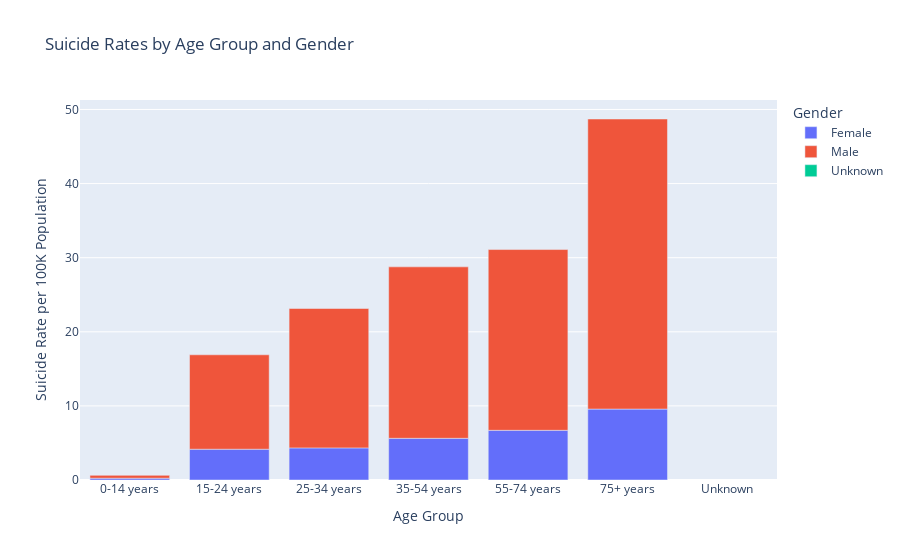

Write notebook code for a chart like this one.
### Code cell
grouped_data = df.groupby(['AgeGroup', 'Sex'])['DeathRatePer100K'].mean().unstack()

fig = px.bar(grouped_data, title='Suicide Rates by Age Group and Gender',
             labels={
                 'AgeGroup': 'Age Group',
                 'DeathRatePer100K': 'Suicide Rate per 100K Population',
                 'Sex': 'Gender',
                 'color_discrete_sequence': ['#3498db', '#e74c3c', '#f1c40f'],
                 'color_discrete_map': {
                     'male': '#3498db',
                     'female': '#e74c3c',
                     'unknown': '#f1c40f',
                 },
             },
             )

fig.update_layout(
    title='Suicide Rates by Age Group and Gender',
    xaxis_title='Age Group',
    yaxis_title='Suicide Rate per 100K Population',
    legend_title='Gender'
)

fig.show()

### Figure 1 — Plotly figure (JSON) as saved in the notebook; plotly's stock layout.template omitted (floating-point values rounded to 4 significant figures)
{"data": [{"alignmentgroup": "True", "hovertemplate": "Gender=Female<br>Age Group=%{x}<br>value=%{y}<extra></extra>", "legendgroup": "Female", "marker": {"color": "#636efa", "pattern": {"shape": ""}}, "name": "Female", "offsetgroup": "Female", "orientation": "v", "showlegend": true, "textposition": "auto", "type": "bar", "x": ["0-14 years", "15-24 years", "25-34 years", "35-54 years", "55-74 years", "75+ years", "Unknown"], "xaxis": "x", "y": [0.2427, 4.156, 4.334, 5.626, 6.704, 9.571, null], "yaxis": "y"}, {"alignmentgroup": "True", "hovertemplate": "Gender=Male<br>Age Group=%{x}<br>value=%{y}<extra></extra>", "legendgroup": "Male", "marker": {"color": "#EF553B", "pattern": {"shape": ""}}, "name": "Male", "offsetgroup": "Male", "orientation": "v", "showlegend": true, "textposition": "auto", "type": "bar", "x": ["0-14 years", "15-24 years", "25-34 years", "35-54 years", "55-74 years", "75+ years", "Unknown"], "xaxis": "x", "y": [0.3841, 12.74, 18.81, 23.14, 24.4, 39.14, null], "yaxis": "y"}, {"alignmentgroup": "True", "hovertemplate": "Gender=Unknown<br>Age Group=%{x}<br>value=%{y}<extra></extra>", "legendgroup": "Unknown", "marker": {"color": "#00cc96", "pattern": {"shape": ""}}, "name": "Unknown", "offsetgroup": "Unknown", "orientation": "v", "showlegend": true, "textposition": "auto", "type": "bar", "x": ["0-14 years", "15-24 years", "25-34 years", "35-54 years", "55-74 years", "75+ years", "Unknown"], "xaxis": "x", "y": [null, null, null, null, null, null, null], "yaxis": "y"}], "layout": {"barmode": "relative", "legend": {"title": {"text": "Gender"}, "tracegroupgap": 0}, "title": {"text": "Suicide Rates by Age Group and Gender"}, "xaxis": {"anchor": "y", "domain": [0, 1], "title": {"text": "Age Group"}}, "yaxis": {"anchor": "x", "domain": [0, 1], "title": {"text": "Suicide Rate per 100K Population"}}}}
